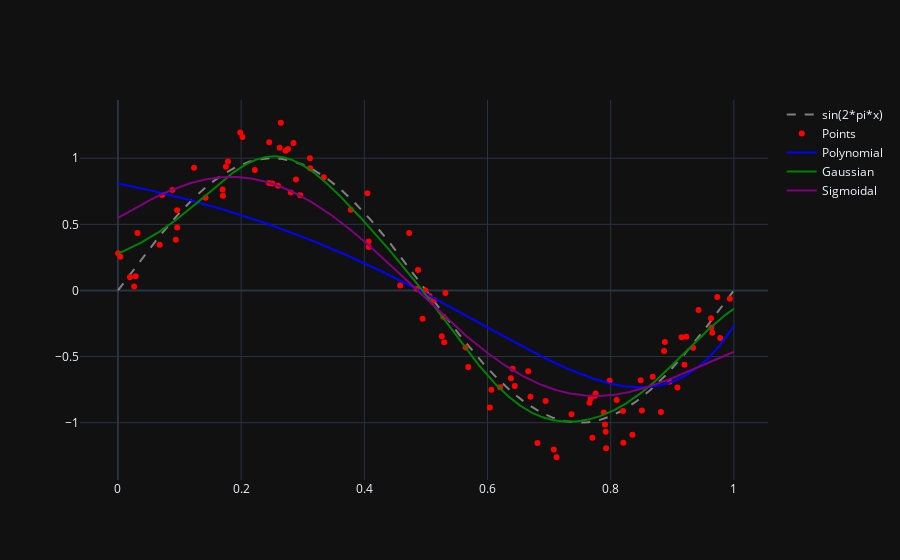

The notebook cell saved with this chart:
### Code cell
fun['h_pol'] = model_p.h(fun['x'])
fun['h_gau'] = model_g.h(fun['x'])
fun['h_sig'] = model_s.h(fun['x'])
fig = py.graph_objs.Figure()
fig.add_scatter(x=fun['x'], y=fun['sin'], name=str(gen_function), line_dash='dash', line_color='gray')
fig.add_scatter(x=my_data[0], y=my_data[1], name='Points', mode='markers', marker_color='red')
fig.add_scatter(x=fun['x'], y=fun['h_pol'], name='Polynomial', line_color='blue')
fig.add_scatter(x=fun['x'], y=fun['h_gau'], name='Gaussian', line_color='green')
fig.add_scatter(x=fun['x'], y=fun['h_sig'], name='Sigmoidal', line_color='purple')
fig.show()

### Figure 1 — Plotly figure (JSON) as saved in the notebook; plotly's stock layout.template omitted (floating-point values rounded to 4 significant figures; data arrays with more than 128 entries replaced by an {"elided": "..."} marker saying what was removed)
{"data": [{"line": {"color": "gray", "dash": "dash"}, "name": "sin(2*pi*x)", "x": {"elided": "1000 float values"}, "y": {"elided": "1000 float values"}, "type": "scatter"}, {"marker": {"color": "red"}, "mode": "markers", "name": "Points", "x": [0.8199, 0.6811, 0.1236, 0.7121, 0.00387, 0.1422, 0.2806, 0.312, 0.2598, 0.405, 0.03175, 0.285, 0.7907, 0.5644, 0.8204, 0.6408, 0.8867, 0.202, 0.965, 0.7755, 0.6944, 0.07174, 0.289, 0.4582, 0.8682, 0.5257, 0.06778, 0.9426, 0.7702, 0.9227, 0.7982, 0.08834, 0.8506, 0.2721, 0.6204, 0.09398, 0.09612, 0.4872, 0.7918, 0.0003058, 0.2507, 0.9777, 0.4991, 0.4069, 0.5281, 0.638, 0.1699, 0.7655, 0.296, 0.8816, 0.4945, 0.5316, 0.3117, 0.8488, 0.9629, 0.01945, 0.02873, 0.8879, 0.9935, 0.1752, 0.3343, 0.9338, 0.5058, 0.6697, 0.5297, 0.8097, 0.7926, 0.2456, 0.9084, 0.9634, 0.7747, 0.4728, 0.2644, 0.8353, 0.9731, 0.7364, 0.2625, 0.8956, 0.09609, 0.02632, 0.1786, 0.6063, 0.378, 0.4071, 0.5688, 0.2761, 0.2451, 0.6037, 0.513, 0.7076, 0.4854, 0.915, 0.2223, 0.7889, 0.9197, 0.7674, 0.6661, 0.1985, 0.6443, 0.1704], "y": [-0.9123, -1.154, 0.928, -1.261, 0.2552, 0.7013, 0.7405, 0.925, 0.7924, 0.7343, 0.435, 1.116, -1.013, -0.4309, -1.152, -0.5922, -0.4581, 1.161, -0.3195, -0.7802, -0.8351, 0.7228, 0.8383, 0.03702, -0.6532, -0.3471, 0.3461, -0.1483, -1.115, -0.3496, -0.6825, 0.7588, -0.9075, 1.057, -0.7314, 0.3839, 0.4767, 0.1547, -1.069, 0.2811, 0.8086, -0.3588, -0.000462, 0.3694, -0.1989, -0.6641, 0.7628, -0.8496, 0.7208, -0.9202, -0.2133, -0.01927, 0.9991, -0.679, -0.2107, 0.09926, 0.1068, -0.3901, -0.06191, 0.9349, 0.8565, -0.4333, -0.04121, -0.8035, -0.3923, -0.8287, -1.193, 1.121, -0.7341, -0.2805, -0.7955, 0.4337, 1.268, -1.092, -0.05042, -0.9364, 1.08, -0.6909, 0.6066, 0.03054, 0.9759, -0.7506, 0.6108, 0.3278, -0.5781, 1.07, 0.8134, -0.8852, -0.07264, -1.203, 0.01061, -0.3532, 0.9102, -0.9235, -0.5614, -0.8167, -0.6107, 1.194, -0.7228, 0.7166], "type": "scatter"}, {"line": {"color": "blue"}, "name": "Polynomial", "x": {"elided": "1000 float values"}, "y": {"elided": "1000 float values"}, "type": "scatter"}, {"line": {"color": "green"}, "name": "Gaussian", "x": {"elided": "1000 float values"}, "y": {"elided": "1000 float values"}, "type": "scatter"}, {"line": {"color": "purple"}, "name": "Sigmoidal", "x": {"elided": "1000 float values"}, "y": {"elided": "1000 float values"}, "type": "scatter"}], "layout": {}}
